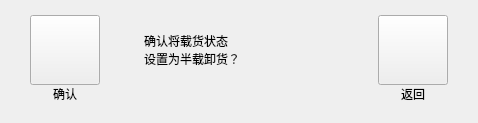
       <widget class="QWidget" name="controlHalfunLoadCheckPage">
        <layout class="QHBoxLayout" name="horizontalLayout_37">
         <property name="spacing">
          <number>44</number>
         </property>
         <property name="leftMargin">
          <number>30</number>
         </property>
         <property name="topMargin">
          <number>15</number>
         </property>
         <property name="rightMargin">
          <number>30</number>
         </property>
         <property name="bottomMargin">
          <number>20</number>
         </property>
         <item>
          <layout class="QVBoxLayout" name="verticalLayout_85">
           <property name="spacing">
            <number>0</number>
           </property>
           <item>
            <widget class="QPushButton" name="halfunLoadOkBtn">
             <property name="minimumSize">
              <size>
               <width>70</width>
               <height>70</height>
              </size>
             </property>
             <property name="maximumSize">
              <size>
               <width>70</width>
               <height>70</height>
              </size>
             </property>
             <property name="text">
              <string/>
             </property>
             <property name="autoRepeatDelay">
              <number>500</number>
             </property>
             <property name="autoRepeatInterval">
              <number>200</number>
             </property>
            </widget>
           </item>
           <item>
            <widget class="QLabel" name="halfunLoadOkBtnLabel">
             <property name="text">
              <string>确认</string>
             </property>
             <property name="alignment">
              <set>Qt::AlignCenter</set>
             </property>
            </widget>
           </item>
          </layout>
         </item>
         <item>
          <layout class="QVBoxLayout" name="verticalLayout_84">
           <property name="spacing">
            <number>0</number>
           </property>
           <item>
            <widget class="QLabel" name="halfunLoadCheckAlarmLabel">
             <property name="minimumSize">
              <size>
               <width>190</width>
               <height>70</height>
              </size>
             </property>
             <property name="maximumSize">
              <size>
               <width>190</width>
               <height>70</height>
              </size>
             </property>
             <property name="text">
              <string>确认将载货状态
设置为半载卸货？</string>
             </property>
            </widget>
           </item>
           <item>
            <spacer name="verticalSpacer_20">
             <property name="orientation">
              <enum>Qt::Vertical</enum>
             </property>
             <property name="sizeHint" stdset="0">
              <size>
               <width>20</width>
               <height>18</height>
              </size>
             </property>
            </spacer>
           </item>
          </layout>
         </item>
         <item>
          <layout class="QVBoxLayout" name="verticalLayout_86">
           <property name="spacing">
            <number>0</number>
           </property>
           <item>
            <widget class="QPushButton" name="halfunLoadBackBtn">
             <property name="minimumSize">
              <size>
               <width>70</width>
               <height>70</height>
              </size>
             </property>
             <property name="maximumSize">
              <size>
               <width>70</width>
               <height>70</height>
              </size>
             </property>
             <property name="text">
              <string/>
             </property>
             <property name="autoRepeatDelay">
              <number>500</number>
             </property>
             <property name="autoRepeatInterval">
              <number>200</number>
             </property>
            </widget>
           </item>
           <item>
            <widget class="QLabel" name="halfunLoadBackBtnLabel">
             <property name="text">
              <string>返回</string>
             </property>
             <property name="alignment">
              <set>Qt::AlignCenter</set>
             </property>
            </widget>
           </item>
          </layout>
         </item>
        </layout>
       </widget>
